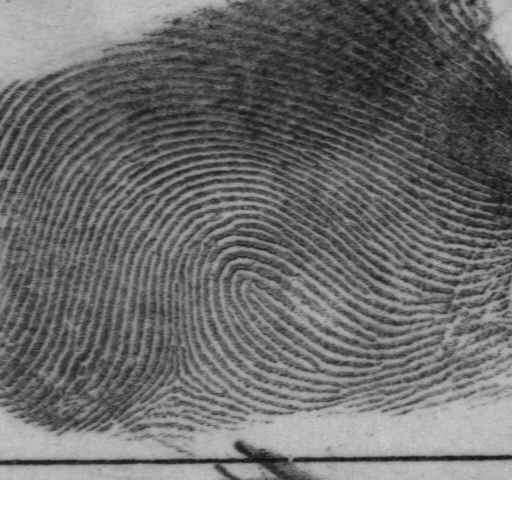
#> input picture NISTSpecialDatabase4GrayScaleImagesofFIGS/sd04/png_txt/full-data/f0136_01.png, 512 x 512 px
$ python -i KNN.py   (imports and definitions only)
#> lines starting #> are read from the running program, lines starting #| are printed output that depends on the picture; after the words box and inside, x2 and y2 are one past the last pixel; in counts of white or black regions, pixels touching at a corner belong together
import numpy as np
import cv2
import glob

from sklearn.model_selection import train_test_split
from sklearn.neighbors import KNeighborsClassifier
from sklearn.metrics import accuracy_score, classification_report
import matplotlib.pyplot as plt
from tabulate import tabulate
import os
import random

# Improved Image cleanup
def cleanup_img(path):
    img = cv2.imread(path, cv2.IMREAD_GRAYSCALE)
#> img is the input picture: shape (512, 512); min 15, max 255, mean 115.7
    equ = cv2.equalizeHist(img)
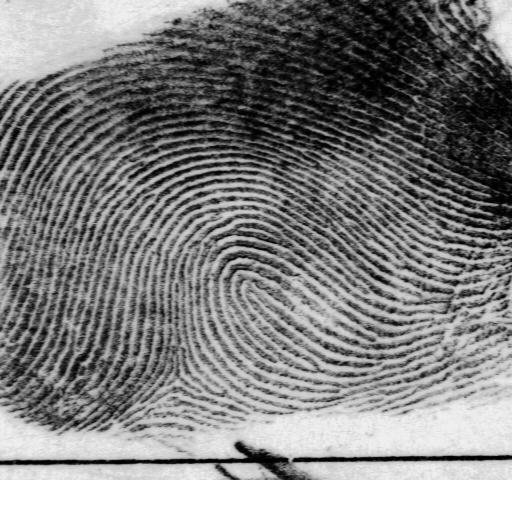
#> equ: shape (512, 512); min 0, max 255, mean 128.8
    # Adjust adaptive thresholding parameters if necessary
    return cv2.adaptiveThreshold(equ, 255, cv2.ADAPTIVE_THRESH_GAUSSIAN_C, cv2.THRESH_BINARY, 11, 2)
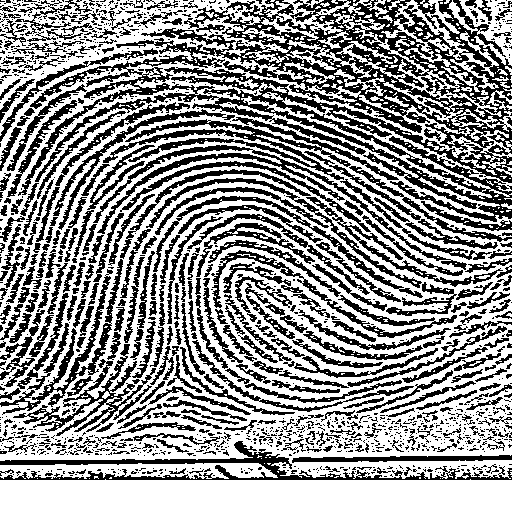
#> returned value: shape (512, 512); 57.8% white; 1322 black regions (976 under 20 px), largest, box (x1, y1, x2, y2) and area: (18, 0, 512, 222) 31286, (0, 441, 512, 480) 3899, (103, 117, 399, 180) 3611


# Enhanced Minutiae detection
def find_minutiae(path, disp=False):
    img = cleanup_img(path)
    # Adjust parameters for Harris corner detection based on your image characteristics
    dst = cv2.cornerHarris(img, blockSize=2, ksize=3, k=0.04)
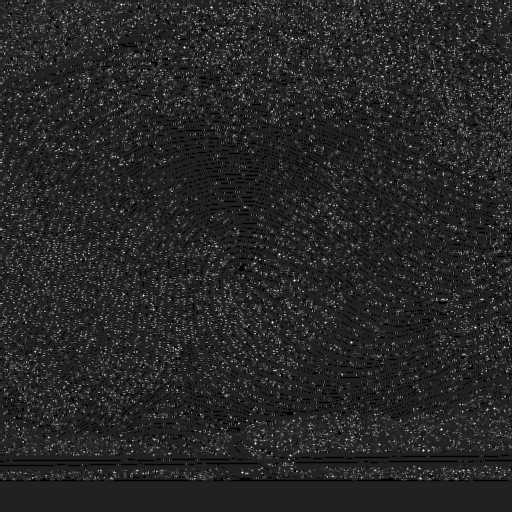
#> dst: shape (512, 512) float32; min -0.04, max 0.266, mean 0.00684; drawn with min black and max white
    dst = cv2.dilate(dst, None)
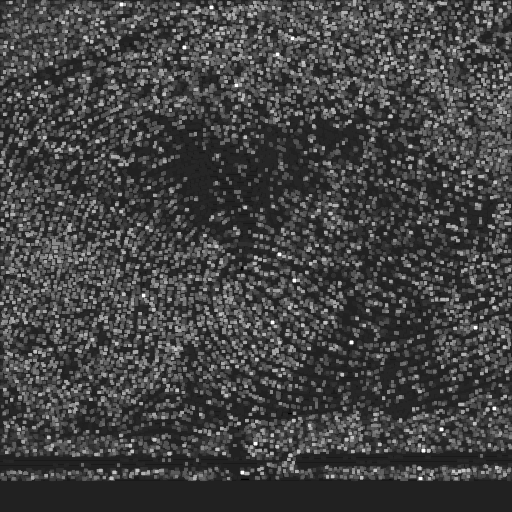
#> dst: shape (512, 512) float32; min -0.04, max 0.266, mean 0.0406; drawn with min black and max white
    ret, dst = cv2.threshold(dst, 0.01 * dst.max(), 255, 0)
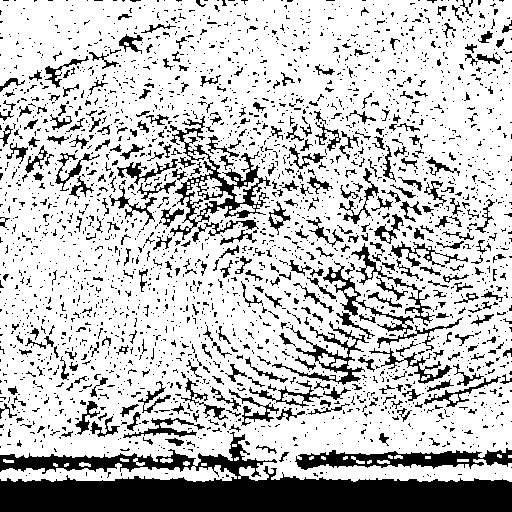
#> dst: shape (512, 512) float32; 76.5% white; 2630 black regions (2268 under 20 px), largest, box (x1, y1, x2, y2) and area: (0, 432, 512, 512) 19693, (170, 116, 271, 240) 2638, (295, 448, 512, 470) 2388
#> ret = 0.00266
    dst = np.uint8(dst)

    # Refine corner locations
    criteria = (cv2.TERM_CRITERIA_EPS + cv2.TERM_CRITERIA_MAX_ITER, 100, 0.001)
    corners = cv2.goodFeaturesToTrack(dst, maxCorners=150, qualityLevel=0.01, minDistance=10, blockSize=3,
                                      useHarrisDetector=True)
#> corners = 150 rows, first 8: [491, 286], [423, 433], [384, 180], [118, 376], [123, 349], [447, 279], [428, 257], [168, 220]

    # Draw corners for display
    if disp:
        img2 = img.copy()
        for i in corners:
            x, y = i.ravel()
            cv2.circle(img2, (x, y), 3, 255, -1)
        plt.imshow(img2)
        plt.show()

    return corners


# Feature extraction with fixed size
# [200 lines left out: functions extract_features, knn_ml_technique, evaluate_performance, compare_fingerprints, main, not called in this run]


# [2 lines not run here, left out]

>>> result = find_minutiae('NISTSpecialDatabase4GrayScaleImagesofFIGS/sd04/png_txt/full-data/f0136_01.png')
#> result has the same summary as corners in find_minutiae

$ run again, on NISTSpecialDatabase4GrayScaleImagesofFIGS/sd04/png_txt/full-data/f0619_03.png
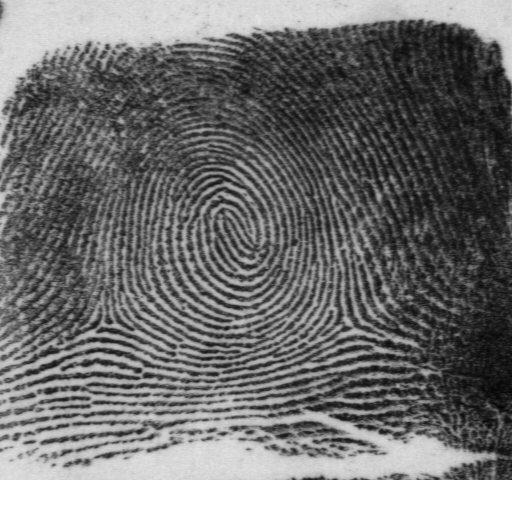
#> input picture NISTSpecialDatabase4GrayScaleImagesofFIGS/sd04/png_txt/full-data/f0619_03.png, 512 x 512 px
#> in cleanup_img, img is the input picture: shape (512, 512); min 5, max 255, mean 113.6
#> in cleanup_img, `return cv2.adaptiveThreshold(equ, 255, cv2.ADAPTIVE_THRESH_GAUSSIAN_C,..`:
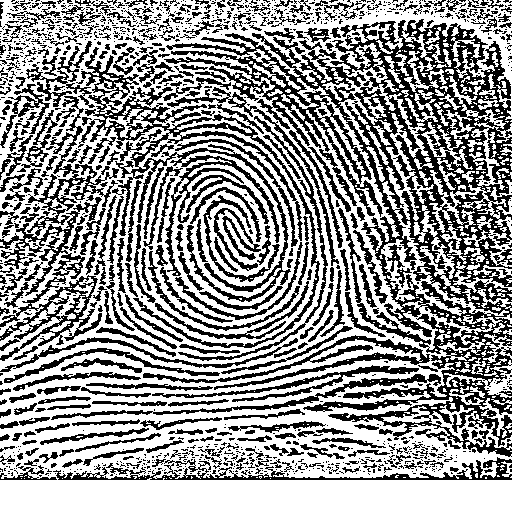
#> returned value: shape (512, 512); 59% white; 1255 black regions (899 under 20 px), largest, box (x1, y1, x2, y2) and area: (164, 19, 512, 457) 38129, (78, 47, 320, 348) 10141, (0, 96, 119, 361) 6210
#> in find_minutiae, `ret, dst = cv2.threshold(dst, 0.01 * dst.max(), 255, 0)`:
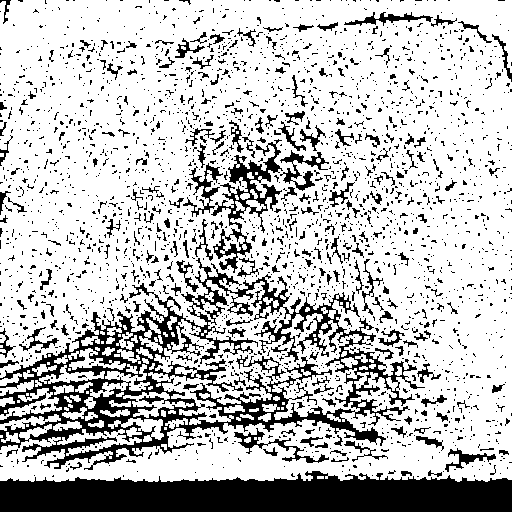
#> dst: shape (512, 512) float32; 76% white; 2392 black regions (2162 under 20 px), largest, box (x1, y1, x2, y2) and area: (0, 258, 425, 470) 21212, (0, 471, 512, 512) 16666, (211, 139, 283, 273) 2388
#> ret = 0.00266
#> corners = 150 rows, first 8: [491, 304], [21, 266], [365, 213], [255, 327], [255, 438], [165, 428], [27, 425], [5, 411]
#> result has the same summary as corners in find_minutiae

$ run again, on NISTSpecialDatabase4GrayScaleImagesofFIGS/sd04/png_txt/full-data/f0621_01.png
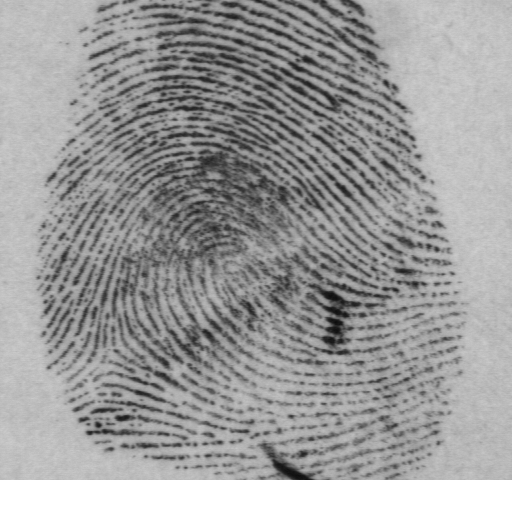
#> input picture NISTSpecialDatabase4GrayScaleImagesofFIGS/sd04/png_txt/full-data/f0621_01.png, 512 x 512 px
#> in cleanup_img, img is the input picture: shape (512, 512); min 12, max 255, mean 156.2
#> in cleanup_img, `return cv2.adaptiveThreshold(equ, 255, cv2.ADAPTIVE_THRESH_GAUSSIAN_C,..`:
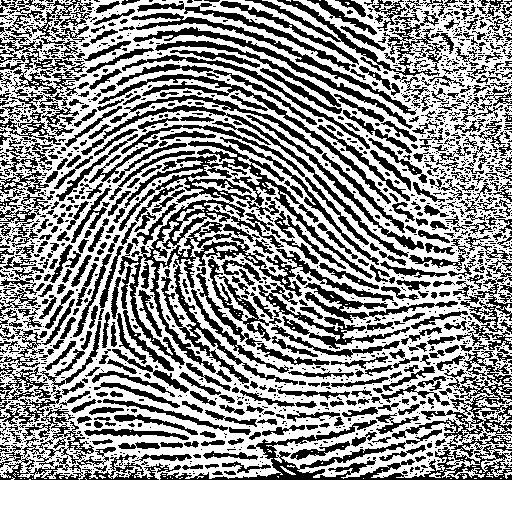
#> returned value: shape (512, 512); 58.7% white; 1837 black regions (1304 under 20 px), largest, box (x1, y1, x2, y2) and area: (118, 141, 394, 385) 11867, (160, 420, 512, 480) 4511, (392, 351, 512, 457) 2754
#> in find_minutiae, `ret, dst = cv2.threshold(dst, 0.01 * dst.max(), 255, 0)`:
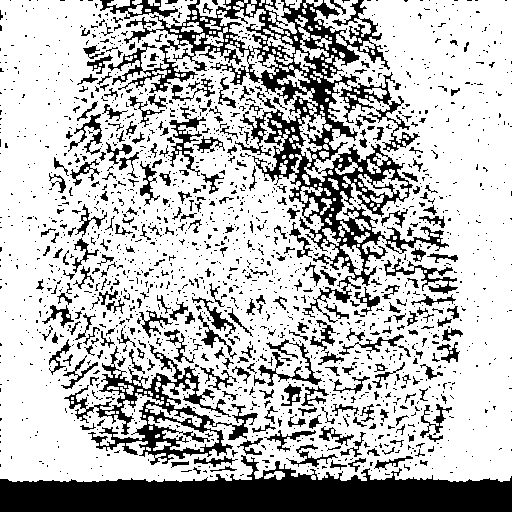
#> dst: shape (512, 512) float32; 73.4% white; 1797 black regions (1498 under 20 px), largest, box (x1, y1, x2, y2) and area: (108, 0, 449, 323) 17977, (0, 455, 512, 512) 16967, (64, 344, 258, 465) 5414
#> ret = 0.00266
#> corners = 150 rows, first 8: [369, 367], [449, 219], [189, 421], [144, 416], [117, 412], [167, 404], [132, 402], [72, 402]
#> result has the same summary as corners in find_minutiae

$ run again, on NISTSpecialDatabase4GrayScaleImagesofFIGS/sd04/png_txt/full-data/f0625_02.png
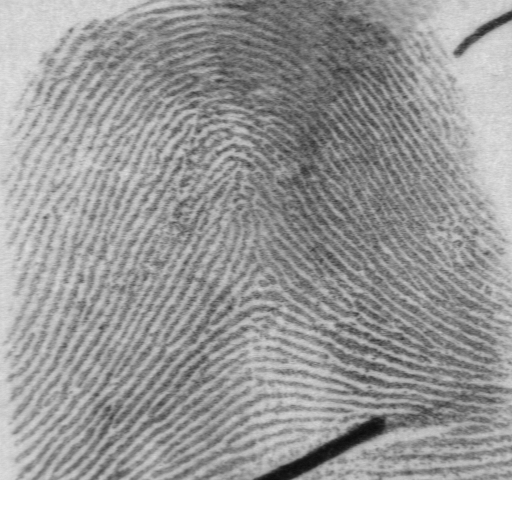
#> input picture NISTSpecialDatabase4GrayScaleImagesofFIGS/sd04/png_txt/full-data/f0625_02.png, 512 x 512 px
#> in cleanup_img, img is the input picture: shape (512, 512); min 10, max 255, mean 156.9
#> in cleanup_img, `return cv2.adaptiveThreshold(equ, 255, cv2.ADAPTIVE_THRESH_GAUSSIAN_C,..`:
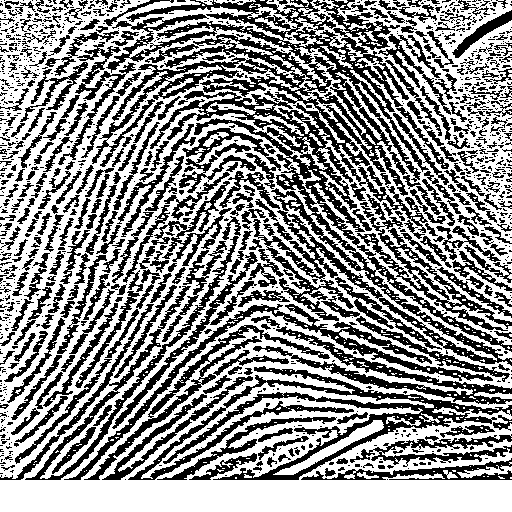
#> returned value: shape (512, 512); 56.5% white; 1168 black regions (807 under 20 px), largest, box (x1, y1, x2, y2) and area: (92, 0, 512, 366) 30777, (128, 366, 512, 480) 7800, (0, 236, 239, 480) 4111
#> in find_minutiae, `ret, dst = cv2.threshold(dst, 0.01 * dst.max(), 255, 0)`:
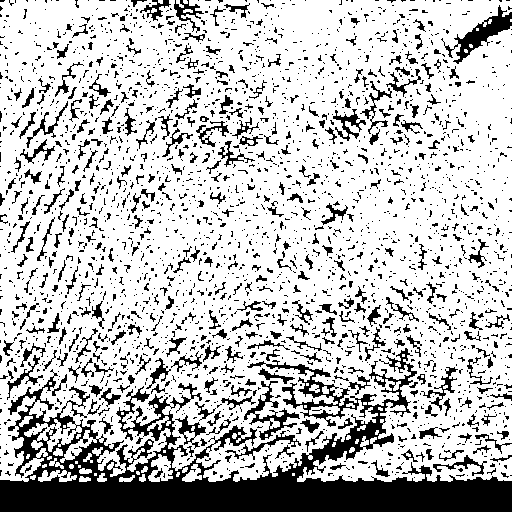
#> dst: shape (512, 512) float32; 76.3% white; 2592 black regions (2187 under 20 px), largest, box (x1, y1, x2, y2) and area: (0, 348, 512, 512) 27556, (441, 5, 512, 64) 1088, (244, 381, 300, 440) 738
#> ret = 0.00266
#> corners = 150 rows, first 8: [146, 263], [213, 103], [340, 68], [463, 424], [481, 198], [378, 81], [221, 476], [499, 389]
#> result has the same summary as corners in find_minutiae
